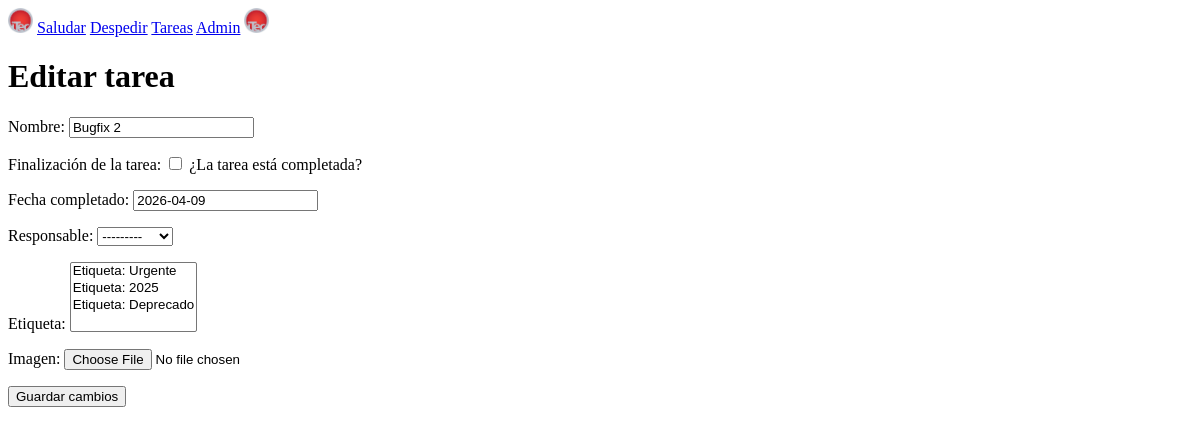
The page /tareas/editar/7/ on the database as committed earlier.
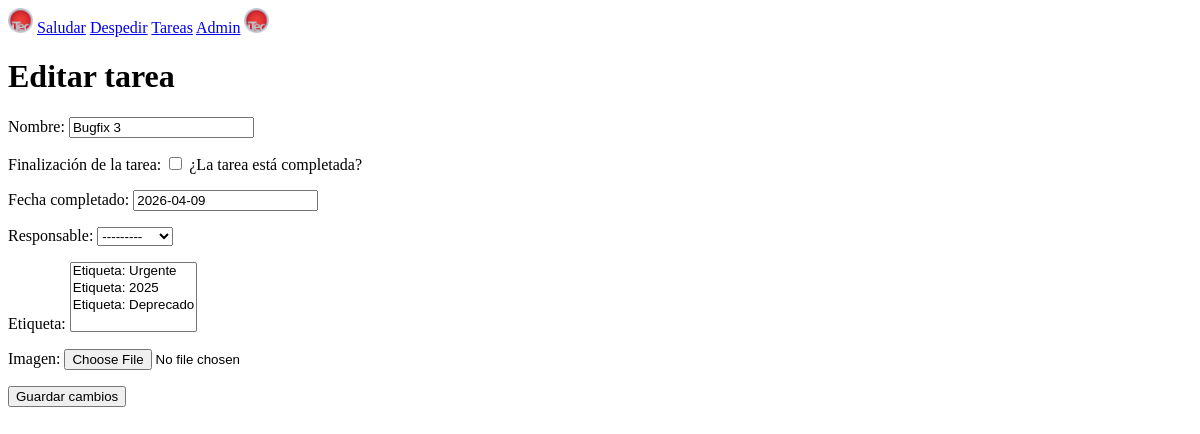
The same page on the database as committed later.
### todolist/models.py (models this page shows, shortened)
class Tarea(models.Model):
    nombre = models.CharField(max_length=100)
    completada = models.BooleanField(
        default=False,
        help_text="¿La tarea está completada?",
        verbose_name="Finalización de la tarea"
    )
    fecha_completado = models.DateField()
    fecha_creacion = models.DateTimeField(auto_now=True)
    responsable = models.ForeignKey(
        User,
        on_delete=models.CASCADE,
        related_name="responsable",
        default=None,
        blank=True,
        null=True,
    )
    etiqueta = models.ManyToManyField(
        Etiqueta,
        default=None,
        blank=True,
        related_name="etiquetas",
    )
    activo = models.BooleanField(default=True, help_text="Verdadero si NO está archivado")
    imagen = models.ImageField(upload_to="card_image/", null=True, blank=True)
    class Meta:
        verbose_name = "Tarea de proyecto"
        verbose_name_plural = "Tareas de los proyectos"
        ordering = ["-id"]

class Etiqueta(models.Model):
    nombre = models.CharField(max_length=50)
    color = models.CharField(max_length=30)
    def __str__(self):
        return f"Etiqueta: {self.nombre}"

### todolist/views.py (the view)
# urls.py: path("editar/<int:id>/", views.editar_tarea, name="editar"),
def editar_tarea(request, id):
    tarea = get_object_or_404(Tarea, id=id)
    if request.method == "POST":
        form = TareaForm(request.POST,request.FILES, instance=tarea)
        if form.is_valid():
            form.save()
            return redirect("tareas")
    else:
        form = TareaForm(instance=tarea)
    return render(request, "todolist/editar_tarea.html", {"form": form})

### todolist/forms.py
class TareaForm(forms.ModelForm):
    class Meta:
        model = Tarea
        fields = [
            "nombre",
            "completada",
            "fecha_completado",
            "responsable",
            "etiqueta",
            "imagen",
        ]

### todolist/templates/todolist/editar_tarea.html (shortened to what this page needs)
{% extends 'saludo/base.html'%}
{%block body%}
<h1>Editar tarea</h1>
<form method="post" enctype="multipart/form-data">
    {{ form.as_p }}
    <button type="submit"> Guardar cambios </button>
</form>
{%endblock%}

Rows that differ between the two databases and show on the page:
changed Tarea: nombre "Bugfix 2" → "Bugfix 3"
